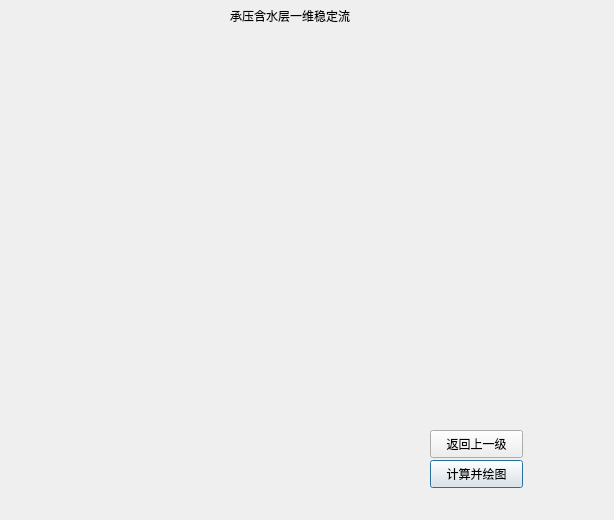
<?xml version="1.0" encoding="UTF-8"?>
<ui version="4.0">
 <class>one_dimension_confined_aquifer_stable_flow</class>
 <widget class="QDialog" name="one_dimension_confined_aquifer_stable_flow">
  <property name="windowModality">
   <enum>Qt::NonModal</enum>
  </property>
  <property name="geometry">
   <rect>
    <x>0</x>
    <y>0</y>
    <width>614</width>
    <height>520</height>
   </rect>
  </property>
  <property name="windowTitle">
   <string>one dimension confined aquifer stable flow</string>
  </property>
  <widget class="QPushButton" name="draw">
   <property name="geometry">
    <rect>
     <x>430</x>
     <y>460</y>
     <width>93</width>
     <height>28</height>
    </rect>
   </property>
   <property name="text">
    <string>计算并绘图</string>
   </property>
  </widget>
  <widget class="QPushButton" name="back">
   <property name="geometry">
    <rect>
     <x>430</x>
     <y>430</y>
     <width>93</width>
     <height>28</height>
    </rect>
   </property>
   <property name="text">
    <string>返回上一级</string>
   </property>
  </widget>
  <widget class="QLabel" name="label">
   <property name="geometry">
    <rect>
     <x>230</x>
     <y>0</y>
     <width>181</width>
     <height>31</height>
    </rect>
   </property>
   <property name="text">
    <string>承压含水层一维稳定流</string>
   </property>
  </widget>
 </widget>
 <resources/>
 <connections/>
</ui>
